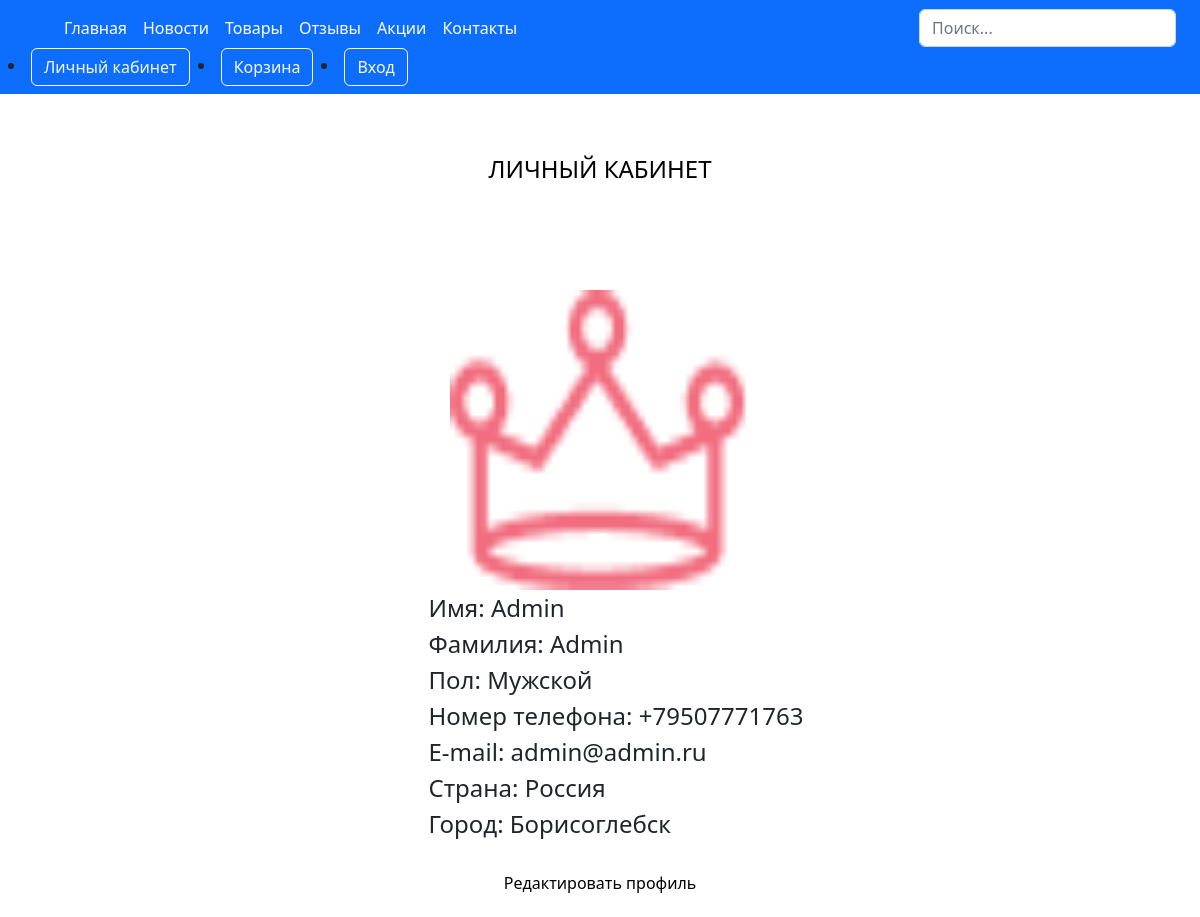
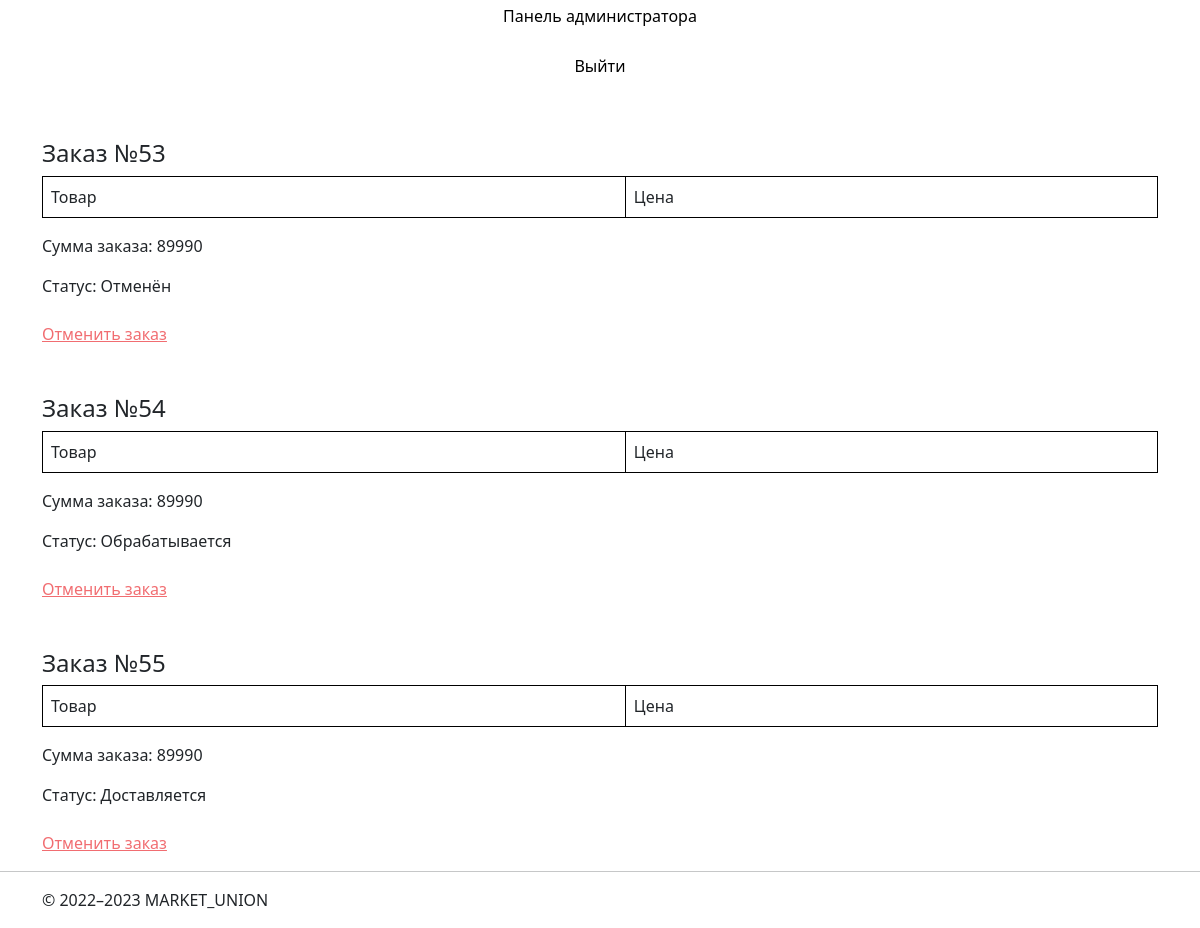
Screenshot of /user.php (signed in) with the database file from the repository (2 pictures, top to bottom).
### tables this page shows
CREATE TABLE `users` (
  `id` int(11) NOT NULL,
  `name` text NOT NULL,
  `surname` text NOT NULL,
  `pol` text NOT NULL,
  `email` varchar(255) NOT NULL,
  `number` text NOT NULL,
  `password` text NOT NULL,
  `rights` int(11) NOT NULL,
  `avatar` varchar(255) NOT NULL,
  `country` text NOT NULL,
  `sity` text NOT NULL
);

CREATE TABLE `orders` (
  `id` int(11) NOT NULL,
  `user_id` int(11) NOT NULL,
  `all_price` int(11) NOT NULL,
  `status` text NOT NULL,
  `date` text NOT NULL,
  `token` text NOT NULL,
  `adress` text NOT NULL
);

### user.php (the view, shortened to what this page needs)
<!DOCTYPE html>
<html lang="en">
<head>
    <link rel="stylesheet" href="./css/style.css">
    <link rel="stylesheet" type="text/css" href="./css/custom.css">
    <link href="https://cdn.jsdelivr.net/npm/bootstrap@5.2.3/dist/css/bootstrap.min.css" rel="stylesheet">
</head>
<body>
    <main>
        <section class="registration__title">
            <h2 class="registration__title-text container">Личный кабинет</h2>
        </section>
        <div class="container">
            <?php
            require_once('scripts/connect.php');
            $userId = $_SESSION['user']['id'];
            $user = $link->query("SELECT * FROM `users` WHERE `id` = '$userId'");
            $user = mysqli_fetch_all($user);
            foreach ($user as $user) {
            ?>
                <div class="avatar mt-5">
                    <img src="<?= $user[8] ?>" width="300px" height="300px" alt="avatar">
                </div>
                <div class="user_info">
                    <ul class="Data">
                        <li>Имя: <?= $user[1] ?></li>
                        <li>Фамилия: <?= $user[2] ?></li>
                        <li>Пол: <?= $user[3] ?></li>
                        <li>Номер телефона: <?= $user[5] ?> </li>
                        <li>E-mail: <?= $user[4] ?></li>
                        <li>Страна: <?= $user[9] ?></li>
                        <li>Город: <?= $user[10] ?></li>
                    </ul>
                    <a href="updateuser.php?id=<?= $user[0] ?>" class="update">Редактировать профиль</a>
                    <?php
                    $userAdmin = $user[7];
                    if ($userAdmin == 1) {
                    ?>
                        <a href="admin/admin.php" class="update">Панель администратора</a>
                    <?php
                    }
                    ?>
                    <a href="scripts/logout.php" class="update">Выйти</a>
                </div>
            <?php
            }
            ?>
            <?php
            $order = $link->query("SELECT * FROM `orders` WHERE `user_id` = '$userId' ");
            $order = mysqli_fetch_all($order);
            foreach ($order as $order) {
            ?>
                <h4 class="mt-5">Заказ №<?= $order[0] ?></h4>
                <table class="table table-bordered" style="border:1px solid black;">
                    <thead>
                        <tr>
                            <th scope="col">Товар</th>
                            <th scope="col">Цена</th>
                        </tr>
                    </thead>
                </table>
                <p>Сумма заказа: <?= $order[2] ?></p>
                <td style="color:green;">Статус: <?= $order[3] ?></td>
                <form action="php_scripts/order.php" method="POST">
                    <br>
                    <td><a href="../scripts/deleteorderuser.php?id=<?= $order[0] ?>" style="color:#F16D71;">Отменить заказ</a></td>
                </form>
            <?php
            }
            ?>
        </div>
    </main>
</body>
</html>

### css/custom.css (style rules this page uses)
p, ul, ol { margin-bottom: 0; padding: 0; }
a { color: #6F6E6E; }
.btn { background: transparent; border: none; }

### rows the page displays
users: avatar (picture), name "Admin", surname "Admin", pol "Мужской", number "+79507771763", email "admin@admin.ru", country "Россия", sity "Борисоглебск", rights "Панель администратора"
orders: id "53", all_price "89990", status "Отменён"
orders: id "54", all_price "89990", status "Обрабатывается"
orders: id "55", all_price "89990", status "Доставляется"
